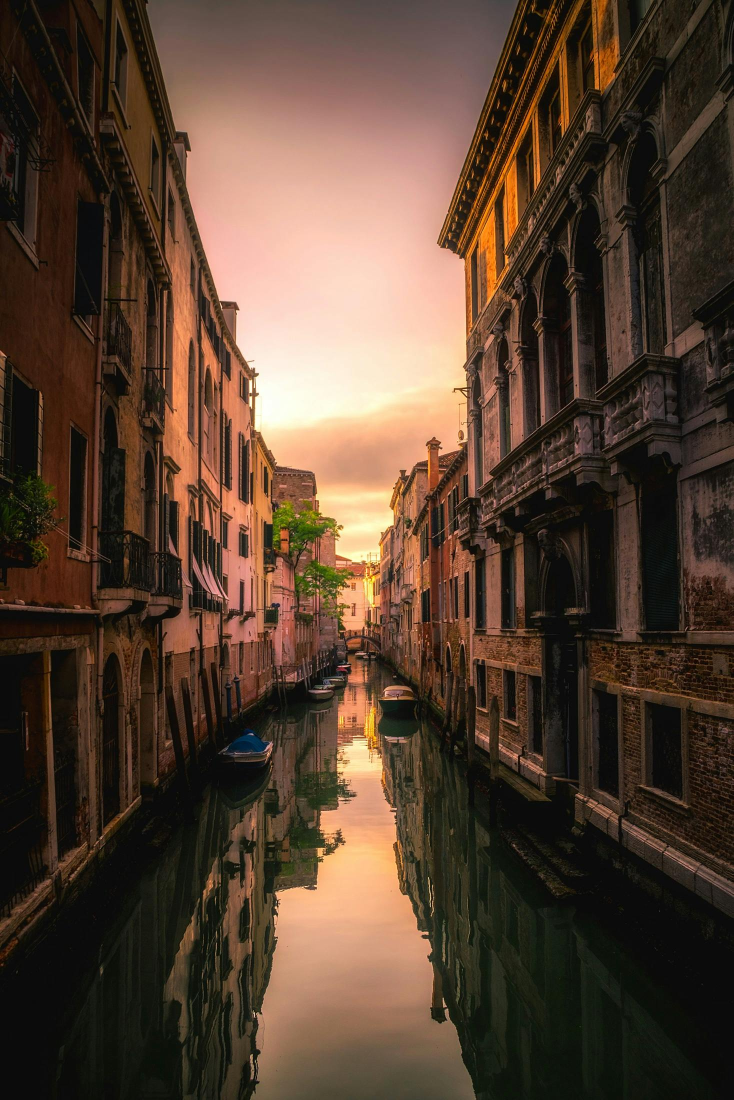
#> input picture Images Used/buildings.jpg, 1467 x 2200 px (shown at 1/2 size)
$ python adjust_contrast.py
#> lines starting #> are read from the running program, lines starting #| are printed output that depends on the picture
import cv2 as cv
import numpy as np


def adjust_contrast(image, contrast_factor):
    # Convert the image to float32 for accurate calculations
    image = image.astype(np.float32)

    # Calculate the average brightness
    # avg_brightness = np.mean(image)             OR
    avg_brightness = 0
    count = 0
    for i in range(image.shape[0]):
        for j in range(image.shape[1]):
            avg_brightness += image[i][j]
            count += 1
    avg_brightness /= count

    # Calculate the new pixel values:
    # 1) subtract the average brightness from the current pixel value.
    # 2) Multiply the result by the contrast factor.
    # 3) Add the mean back to the current pixel value
    for i in range(image.shape[0]):
        for j in range(image.shape[1]):
            image[i][j] = (((image[i][j]-avg_brightness)*contrast_factor)+avg_brightness)

    # Clip the pixel values to the range [0, 255]. Value greater than 255 will be set to 255
    # and value less than 0 will be set to 0
    image = np.clip(image, 0, 255)
    # Convert the image back to uint8
    new_img = image.astype(np.uint8)
    # Show the adjusted image
    cv.imshow('adjusted img', new_img)
    cv.waitKey(0)
    cv.destroyAllWindows()


def main():
    img_name = input('Enter image path: ')
#> the answer given: ../Images Used/buildings.jpg
    img = cv.imread(img_name)
#> img is the input picture: shape (2200, 1467, 3); mean B, G, R 49.8, 65.3, 86.2
    if img is None:
        ValueError('Could not open or find the image')
    width = 1366
    height = 768
    dim = (width, height)
    resized_img = cv.resize(img, dim, interpolation=cv.INTER_AREA)
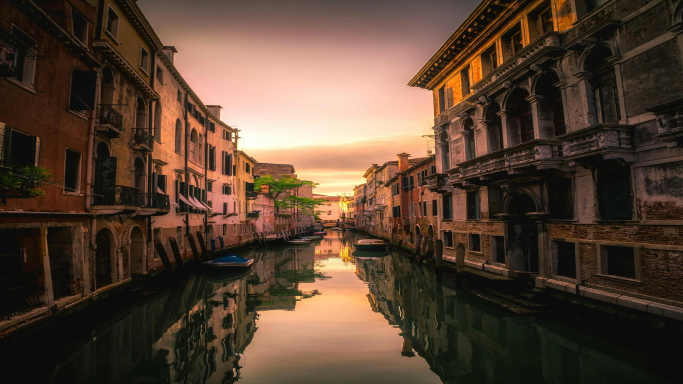
#> resized_img: shape (768, 1366, 3) (shown at 1/2 size); mean B, G, R 49.8, 65.3, 86.2
    cv.imshow('img', resized_img)
    cv.waitKey(0)
    cv.destroyAllWindows()
    contrast_factor = float(input('Enter contrast factor: '))
#> the answer given: 3
    adjust_contrast(resized_img, contrast_factor)
#> after the loop in adjust_contrast, `for i in range(image.shape[0]):`: avg_brightness = [52268132, 68504432, 90351808]; count = 1049088
#> in adjust_contrast, `avg_brightness /= count`: avg_brightness = [49.82, 65.3, 86.12]
#> after the loop in adjust_contrast, `for i in range(image.shape[0]):`:
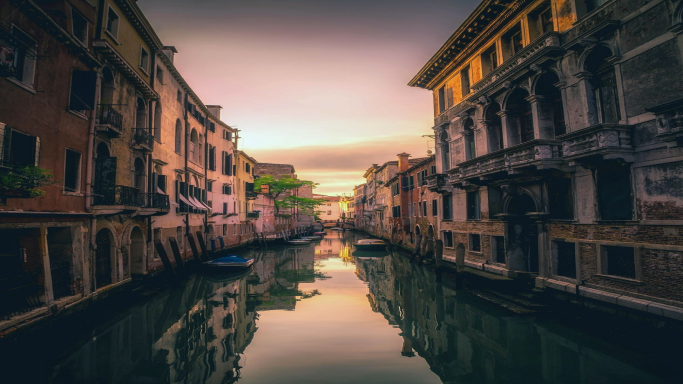
#> image: shape (768, 1366, 3) float32 (shown at 1/2 size); mean of channels 0, 1, 2 49.8, 65.3, 86.2; drawn with min black and max white
#> in adjust_contrast, `image = np.clip(image, 0, 255)`:
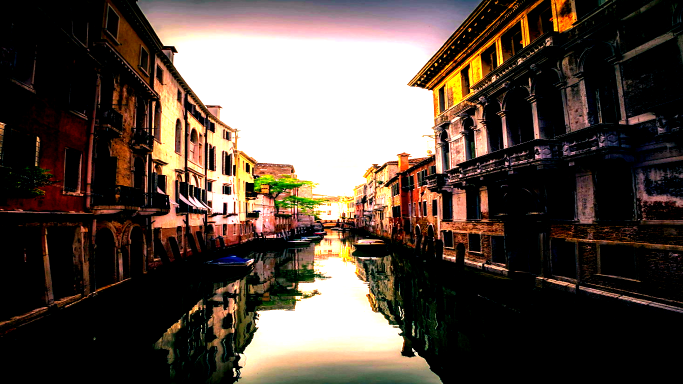
#> image: shape (768, 1366, 3) float32 (shown at 1/2 size); mean of channels 0, 1, 2 63.3, 72.6, 85.3; drawn as B, G, R


if __name__ == '__main__':
    main()

$ run again, on Images Used/mountain.jpg
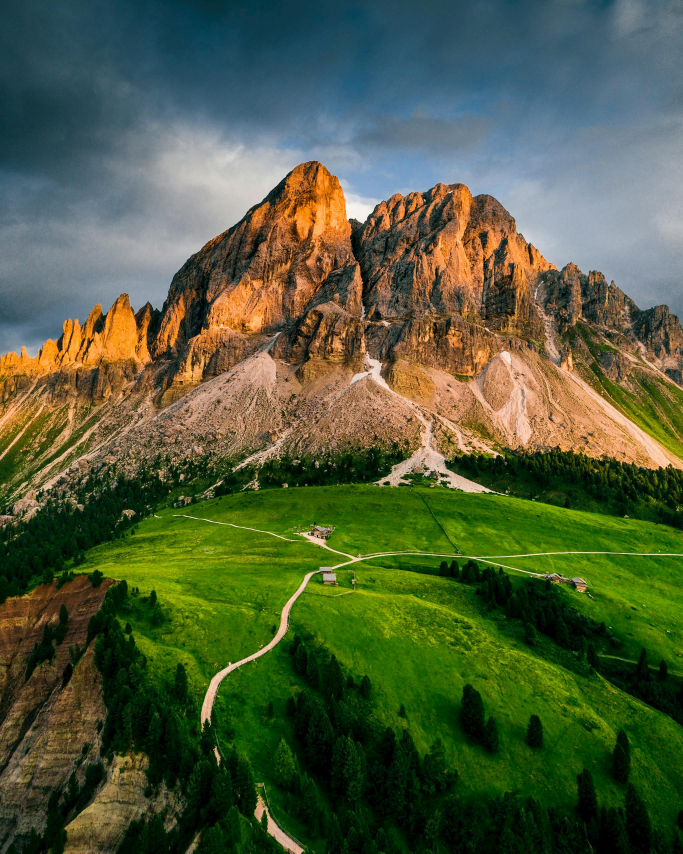
#> input picture Images Used/mountain.jpg, 2048 x 2560 px (shown at 1/3 size)
#> in main, img is the input picture: shape (2560, 2048, 3); mean B, G, R 59.4, 92, 80.1
#> in main, `resized_img = cv.resize(img, dim, interpolation=cv.INTER_AREA)`:
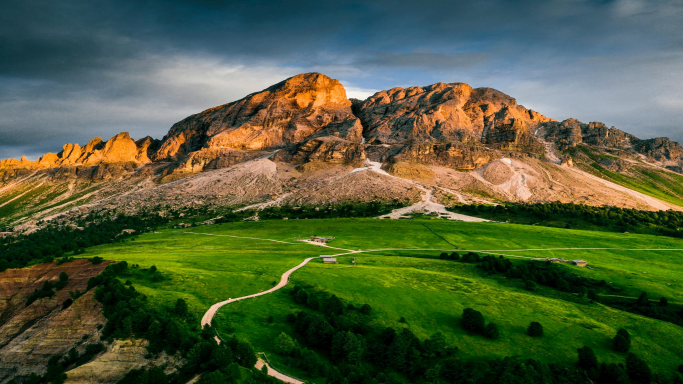
#> resized_img: shape (768, 1366, 3) (shown at 1/2 size); mean B, G, R 59.4, 92, 80.1
#> after the loop in adjust_contrast, `for i in range(image.shape[0]):`: avg_brightness = [62205704, 96546704, 83963400]; count = 1049088
#> in adjust_contrast, `avg_brightness /= count`: avg_brightness = [59.3, 92.03, 80.03]
#> in adjust_contrast, `image = np.clip(image, 0, 255)`:
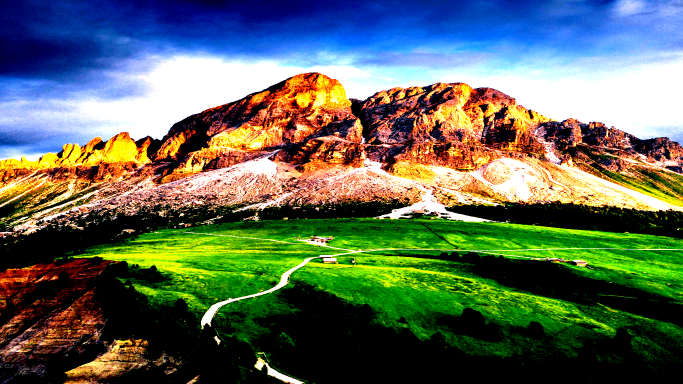
#> image: shape (768, 1366, 3) float32 (shown at 1/2 size); mean of channels 0, 1, 2 87.3, 105.6, 94.6; drawn as B, G, R

$ run again, on Images Used/scotter.jpg
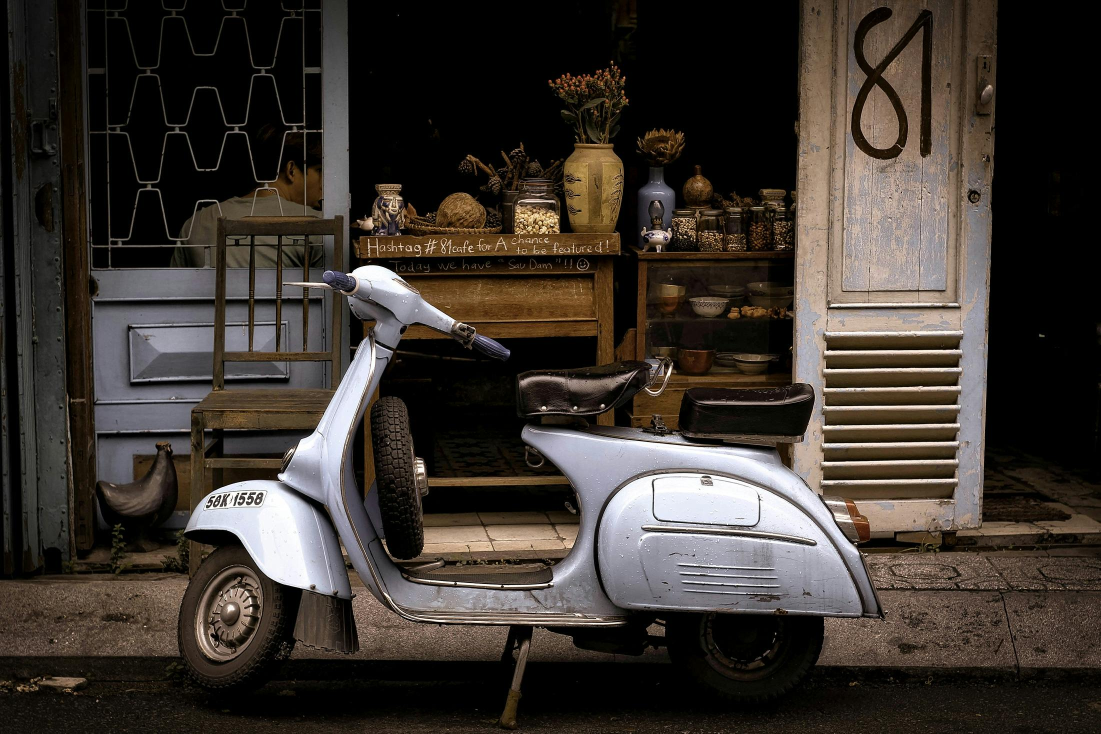
#> input picture Images Used/scotter.jpg, 2201 x 1467 px (shown at 1/2 size)
#> in main, img is the input picture: shape (1467, 2201, 3); mean B, G, R 47.4, 53.3, 60.2
#> in main, `resized_img = cv.resize(img, dim, interpolation=cv.INTER_AREA)`:
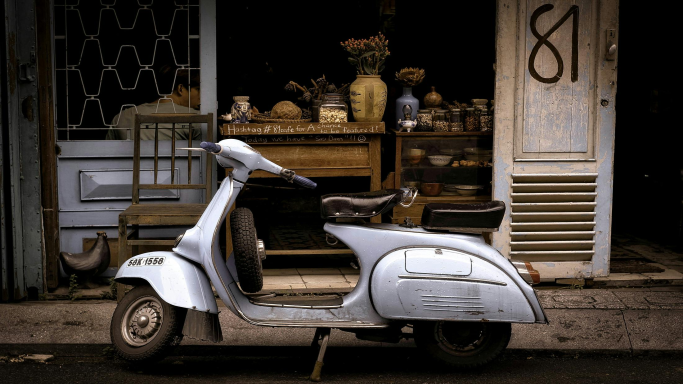
#> resized_img: shape (768, 1366, 3) (shown at 1/2 size); mean B, G, R 47.4, 53.3, 60.1
#> after the loop in adjust_contrast, `for i in range(image.shape[0]):`: avg_brightness = [49694784, 55873572, 63088084]; count = 1049088
#> in adjust_contrast, `avg_brightness /= count`: avg_brightness = [47.37, 53.26, 60.14]
#> in adjust_contrast, `image = np.clip(image, 0, 255)`:
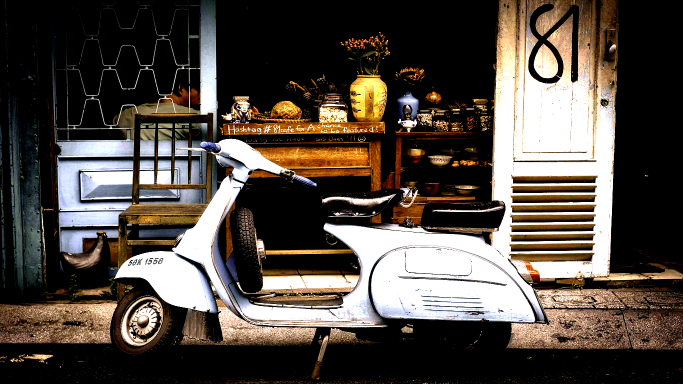
#> image: shape (768, 1366, 3) float32 (shown at 1/2 size); mean of channels 0, 1, 2 65.8, 73.6, 82.1; drawn as B, G, R

$ run again, on Images Used/zebras.jpg
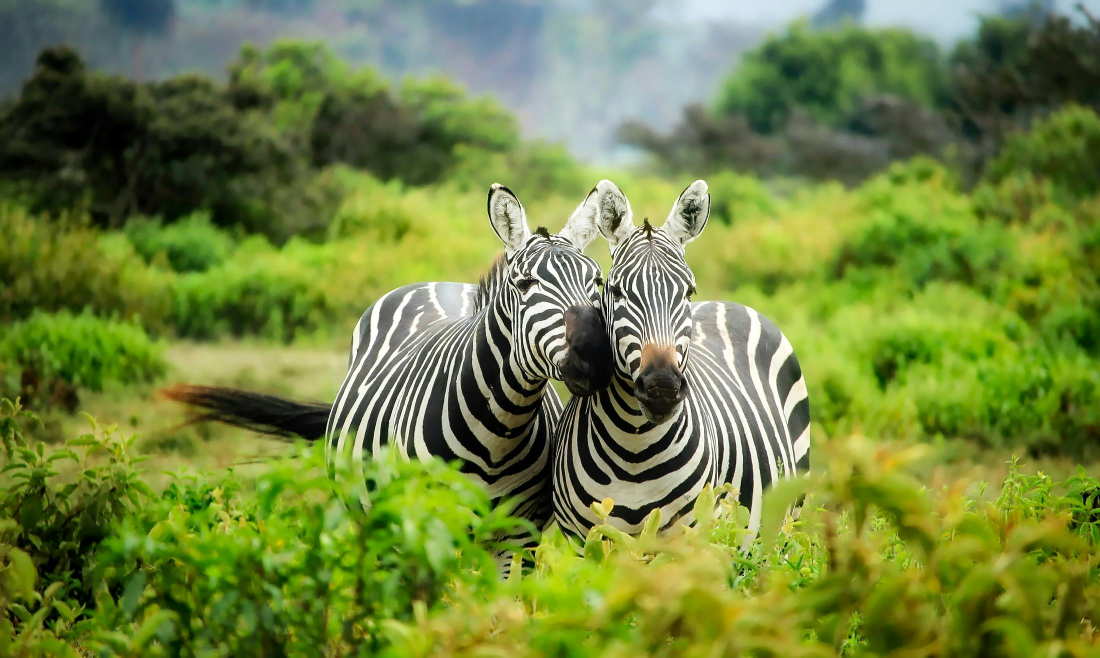
#> input picture Images Used/zebras.jpg, 2200 x 1315 px (shown at 1/2 size)
#> in main, img is the input picture: shape (1315, 2200, 3); mean B, G, R 62.2, 131, 112.5
#> in main, `resized_img = cv.resize(img, dim, interpolation=cv.INTER_AREA)`:
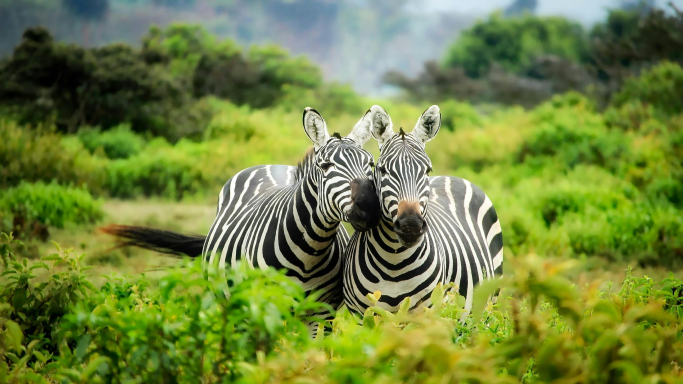
#> resized_img: shape (768, 1366, 3) (shown at 1/2 size); mean B, G, R 62.2, 131, 112.5
#> after the loop in adjust_contrast, `for i in range(image.shape[0]):`: avg_brightness = [65245360, 137457824, 118056112]; count = 1049088
#> in adjust_contrast, `avg_brightness /= count`: avg_brightness = [62.19, 131, 112.5]
#> in adjust_contrast, `image = np.clip(image, 0, 255)`:
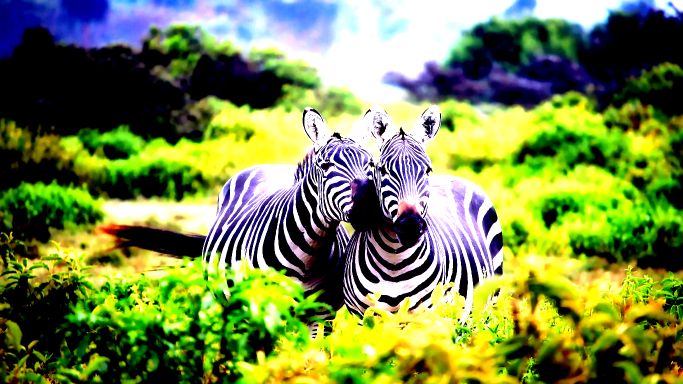
#> image: shape (768, 1366, 3) float32 (shown at 1/2 size); mean of channels 0, 1, 2 73.3, 136.6, 119.8; drawn as B, G, R
